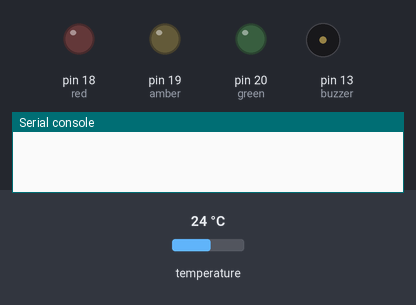
The program below on a simulated MicroPython board. Parts: output pins drawn as LEDs (lit = HIGH), buzzer (waves = sounding), the last lines printed to the serial console. Dashed ring = blinking. Inputs (shaded band) come from the test bench; at power-on: temperature 24 °C.

Above: at 1.2 s.
1.3 s: temperature set to 18.8 °C
9.8 s: temperature set to 17.3 °C
At 12.25 s:
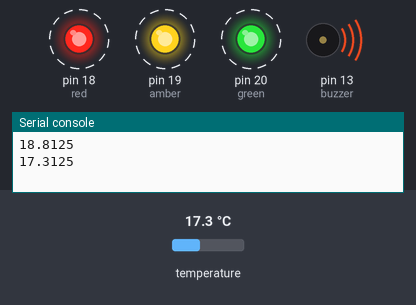
18.3 s: temperature set to 19 °C
At 18.8 s:
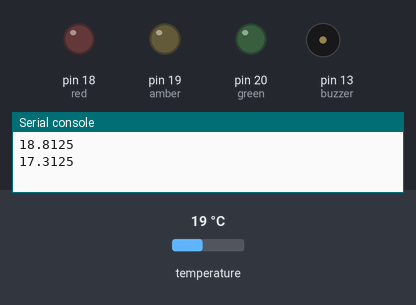
Timing chart, 0 to 21.3 s (numbered marks = the images above; inputs shaded):
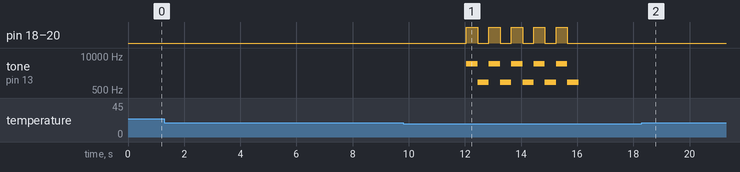

Measured:
- the behaviour switches between 18 and 17.9 °C on temperature (found by bisection; images 0 and 1)
- after the input at 9.8 s, pin 18 (red), pin 19 (amber), pin 20 (green): alternates HIGH for 0.40 s and LOW for 0.40 s, 10 changes in all, then stays LOW, starting after 2.3 s; tone on pin 13 (buzzer): silent → 5000 Hz after 2.3 s, then repeats every 0.80 s: 1000 Hz 0.40 s, 5000 Hz 0.40 s, until it stays silent from 16.1 s
- after the input at 18.3 s, pin 18 (red), pin 19 (amber), pin 20 (green): stops changing and stays LOW; tone on pin 13 (buzzer): stops changing and stays silent

The program:

temperatureAlarm.py
```python
import onewire, ds18x20, time
from machine import Pin, PWM

red = Pin(18, Pin.OUT)
amber = Pin(19, Pin.OUT)
green = Pin(20, Pin.OUT)

buzzer = PWM(Pin(13))
buzzer.duty_u16(0)

SensorPin = Pin(26, Pin.IN)
sensor = ds18x20.DS18X20(onewire.OneWire(SensorPin))
roms = sensor.scan()

def alarm():

    buzzer.duty_u16(10000)

    for i in range(5):

        buzzer.freq(5000)

        red.value(1)
        amber.value(1)
        green.value(1)

        time.sleep(0.4)

        buzzer.freq(1000)

        red.value(0)
        amber.value(0)
        green.value(0)

        time.sleep(0.4)

    buzzer.duty_u16(0)

while True:

    time.sleep(5)

    for rom in roms:

        sensor.convert_temp()
        time.sleep(1)

        reading = sensor.read_temp(rom)

        print(reading)

        if reading < 18:

            alarm()
```
